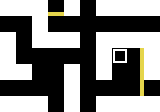

Below is a game level as drawn by its tile map, then a one-line description and the .tmx file that defines it, in full:
An orthogonal 10x7 tile map with 16x16 px tiles, 1 tile layer (solid) and 3 objects (music, spawn, finish).

<map version="1.0" orientation="orthogonal" renderorder="right-down" width="10" height="7" tilewidth="16" tileheight="16" nextobjectid="21">
 <tileset firstgid="1" name="tileset" tilewidth="16" tileheight="16" tilecount="18" columns="6">
  <image source="../images/tileset.png" width="96" height="48" />
 </tileset>
 <layer name="solid" width="10" height="7">
  <data encoding="csv">
1,1,1,8,1,0,1,1,1,1,
0,0,1,0,0,0,0,0,0,0,
1,0,1,1,1,0,1,1,1,1,
1,0,0,0,0,0,1,3,7,1,
1,1,0,0,1,0,1,0,7,1,
0,0,0,0,1,0,0,0,7,0,
1,1,1,0,1,0,1,1,1,1
</data>
 </layer>
 <objectgroup name="objects">
  <object id="7" name="tell_me" type="music" x="-16" y="-16" width="16" height="16" />
  <object id="11" type="spawn" x="48" y="16" width="16" height="16" />
  <object id="20" name="lvTonix2" type="finish" x="109.333" y="44.6667" width="40" height="20" />
 </objectgroup>
</map>
